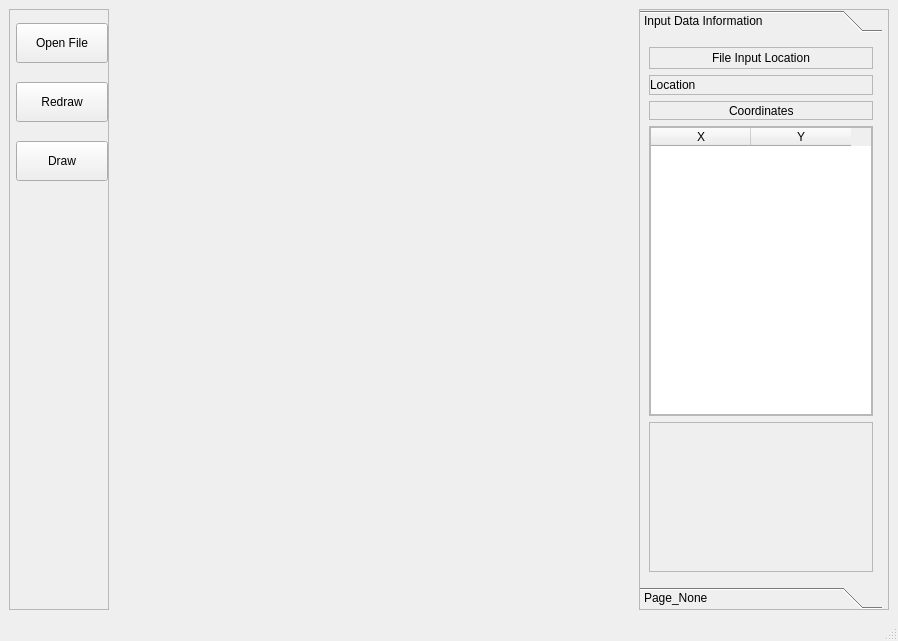
<?xml version="1.0" encoding="UTF-8"?>
<ui version="4.0">
 <class>MainWindow</class>
 <widget class="QMainWindow" name="MainWindow">
  <property name="geometry">
   <rect>
    <x>0</x>
    <y>0</y>
    <width>898</width>
    <height>641</height>
   </rect>
  </property>
  <property name="windowTitle">
   <string>MainWindow</string>
  </property>
  <widget class="QWidget" name="centralwidget">
   <layout class="QHBoxLayout" name="horizontalLayout">
    <item>
     <widget class="QFrame" name="frame">
      <property name="minimumSize">
       <size>
        <width>100</width>
        <height>0</height>
       </size>
      </property>
      <property name="maximumSize">
       <size>
        <width>100</width>
        <height>16777215</height>
       </size>
      </property>
      <property name="frameShape">
       <enum>QFrame::StyledPanel</enum>
      </property>
      <property name="frameShadow">
       <enum>QFrame::Raised</enum>
      </property>
      <layout class="QVBoxLayout" name="verticalLayout">
       <property name="leftMargin">
        <number>6</number>
       </property>
       <property name="topMargin">
        <number>0</number>
       </property>
       <property name="rightMargin">
        <number>0</number>
       </property>
       <property name="bottomMargin">
        <number>0</number>
       </property>
       <item>
        <spacer name="verticalSpacer_4">
         <property name="orientation">
          <enum>Qt::Vertical</enum>
         </property>
         <property name="sizeType">
          <enum>QSizePolicy::Fixed</enum>
         </property>
         <property name="sizeHint" stdset="0">
          <size>
           <width>20</width>
           <height>13</height>
          </size>
         </property>
        </spacer>
       </item>
       <item>
        <widget class="QPushButton" name="pushButton_OpenFile">
         <property name="minimumSize">
          <size>
           <width>40</width>
           <height>40</height>
          </size>
         </property>
         <property name="text">
          <string>Open File</string>
         </property>
        </widget>
       </item>
       <item>
        <spacer name="verticalSpacer_2">
         <property name="orientation">
          <enum>Qt::Vertical</enum>
         </property>
         <property name="sizeType">
          <enum>QSizePolicy::Fixed</enum>
         </property>
         <property name="sizeHint" stdset="0">
          <size>
           <width>20</width>
           <height>13</height>
          </size>
         </property>
        </spacer>
       </item>
       <item>
        <widget class="QPushButton" name="pushButton_Redraw">
         <property name="minimumSize">
          <size>
           <width>40</width>
           <height>40</height>
          </size>
         </property>
         <property name="text">
          <string>Redraw</string>
         </property>
        </widget>
       </item>
       <item>
        <spacer name="verticalSpacer">
         <property name="orientation">
          <enum>Qt::Vertical</enum>
         </property>
         <property name="sizeType">
          <enum>QSizePolicy::Fixed</enum>
         </property>
         <property name="sizeHint" stdset="0">
          <size>
           <width>20</width>
           <height>13</height>
          </size>
         </property>
        </spacer>
       </item>
       <item>
        <widget class="QPushButton" name="pushButton_Draw">
         <property name="minimumSize">
          <size>
           <width>40</width>
           <height>40</height>
          </size>
         </property>
         <property name="text">
          <string>Draw</string>
         </property>
        </widget>
       </item>
       <item>
        <spacer name="verticalSpacer_3">
         <property name="orientation">
          <enum>Qt::Vertical</enum>
         </property>
         <property name="sizeHint" stdset="0">
          <size>
           <width>20</width>
           <height>353</height>
          </size>
         </property>
        </spacer>
       </item>
      </layout>
     </widget>
    </item>
    <item>
     <widget class="MplWidget" name="MplWidget" native="true">
      <property name="sizePolicy">
       <sizepolicy hsizetype="Expanding" vsizetype="Expanding">
        <horstretch>0</horstretch>
        <verstretch>0</verstretch>
       </sizepolicy>
      </property>
     </widget>
    </item>
    <item>
     <widget class="QFrame" name="frame_3">
      <property name="minimumSize">
       <size>
        <width>250</width>
        <height>0</height>
       </size>
      </property>
      <property name="maximumSize">
       <size>
        <width>250</width>
        <height>16777215</height>
       </size>
      </property>
      <property name="frameShape">
       <enum>QFrame::StyledPanel</enum>
      </property>
      <property name="frameShadow">
       <enum>QFrame::Raised</enum>
      </property>
      <layout class="QVBoxLayout" name="verticalLayout_2">
       <property name="leftMargin">
        <number>0</number>
       </property>
       <property name="topMargin">
        <number>0</number>
       </property>
       <property name="rightMargin">
        <number>6</number>
       </property>
       <property name="bottomMargin">
        <number>0</number>
       </property>
       <item>
        <widget class="QToolBox" name="toolBox">
         <property name="currentIndex">
          <number>0</number>
         </property>
         <widget class="QWidget" name="Page_InputData">
          <property name="geometry">
           <rect>
            <x>0</x>
            <y>0</y>
            <width>242</width>
            <height>518</height>
           </rect>
          </property>
          <attribute name="label">
           <string>Input Data Information</string>
          </attribute>
          <layout class="QVBoxLayout" name="verticalLayout_3">
           <item>
            <widget class="QFrame" name="frame_2">
             <property name="maximumSize">
              <size>
               <width>16777215</width>
               <height>40</height>
              </size>
             </property>
             <property name="frameShape">
              <enum>QFrame::StyledPanel</enum>
             </property>
             <property name="frameShadow">
              <enum>QFrame::Raised</enum>
             </property>
             <layout class="QHBoxLayout" name="horizontalLayout_2">
              <property name="leftMargin">
               <number>0</number>
              </property>
              <property name="topMargin">
               <number>0</number>
              </property>
              <property name="rightMargin">
               <number>0</number>
              </property>
              <property name="bottomMargin">
               <number>0</number>
              </property>
              <item>
               <spacer name="horizontalSpacer">
                <property name="orientation">
                 <enum>Qt::Horizontal</enum>
                </property>
                <property name="sizeHint" stdset="0">
                 <size>
                  <width>56</width>
                  <height>20</height>
                 </size>
                </property>
               </spacer>
              </item>
              <item>
               <widget class="QLabel" name="nonlabel_FileInput">
                <property name="text">
                 <string>File Input Location</string>
                </property>
               </widget>
              </item>
              <item>
               <spacer name="horizontalSpacer_2">
                <property name="orientation">
                 <enum>Qt::Horizontal</enum>
                </property>
                <property name="sizeHint" stdset="0">
                 <size>
                  <width>56</width>
                  <height>20</height>
                 </size>
                </property>
               </spacer>
              </item>
             </layout>
            </widget>
           </item>
           <item>
            <widget class="QFrame" name="frame_4">
             <property name="minimumSize">
              <size>
               <width>0</width>
               <height>20</height>
              </size>
             </property>
             <property name="maximumSize">
              <size>
               <width>16777215</width>
               <height>30</height>
              </size>
             </property>
             <property name="frameShape">
              <enum>QFrame::StyledPanel</enum>
             </property>
             <property name="frameShadow">
              <enum>QFrame::Raised</enum>
             </property>
             <layout class="QVBoxLayout" name="verticalLayout_4">
              <property name="leftMargin">
               <number>0</number>
              </property>
              <property name="topMargin">
               <number>0</number>
              </property>
              <property name="rightMargin">
               <number>0</number>
              </property>
              <property name="bottomMargin">
               <number>0</number>
              </property>
              <item>
               <widget class="QLabel" name="Label_Location">
                <property name="text">
                 <string>Location</string>
                </property>
               </widget>
              </item>
             </layout>
            </widget>
           </item>
           <item>
            <widget class="QFrame" name="frame_5">
             <property name="maximumSize">
              <size>
               <width>16777215</width>
               <height>40</height>
              </size>
             </property>
             <property name="frameShape">
              <enum>QFrame::StyledPanel</enum>
             </property>
             <property name="frameShadow">
              <enum>QFrame::Raised</enum>
             </property>
             <layout class="QHBoxLayout" name="horizontalLayout_3">
              <property name="leftMargin">
               <number>0</number>
              </property>
              <property name="topMargin">
               <number>0</number>
              </property>
              <property name="rightMargin">
               <number>0</number>
              </property>
              <property name="bottomMargin">
               <number>0</number>
              </property>
              <item>
               <spacer name="horizontalSpacer_3">
                <property name="orientation">
                 <enum>Qt::Horizontal</enum>
                </property>
                <property name="sizeHint" stdset="0">
                 <size>
                  <width>64</width>
                  <height>17</height>
                 </size>
                </property>
               </spacer>
              </item>
              <item>
               <widget class="QLabel" name="label_2">
                <property name="text">
                 <string>Coordinates</string>
                </property>
               </widget>
              </item>
              <item>
               <spacer name="horizontalSpacer_4">
                <property name="orientation">
                 <enum>Qt::Horizontal</enum>
                </property>
                <property name="sizeHint" stdset="0">
                 <size>
                  <width>64</width>
                  <height>17</height>
                 </size>
                </property>
               </spacer>
              </item>
             </layout>
            </widget>
           </item>
           <item>
            <widget class="QFrame" name="frame_6">
             <property name="frameShape">
              <enum>QFrame::StyledPanel</enum>
             </property>
             <property name="frameShadow">
              <enum>QFrame::Raised</enum>
             </property>
             <layout class="QVBoxLayout" name="verticalLayout_5">
              <property name="leftMargin">
               <number>0</number>
              </property>
              <property name="topMargin">
               <number>0</number>
              </property>
              <property name="rightMargin">
               <number>0</number>
              </property>
              <property name="bottomMargin">
               <number>0</number>
              </property>
              <item>
               <widget class="QTableWidget" name="tableWidget_Coordinates">
                <property name="sizeAdjustPolicy">
                 <enum>QAbstractScrollArea::AdjustIgnored</enum>
                </property>
                <column>
                 <property name="text">
                  <string>X</string>
                 </property>
                </column>
                <column>
                 <property name="text">
                  <string>Y</string>
                 </property>
                </column>
               </widget>
              </item>
             </layout>
            </widget>
           </item>
           <item>
            <widget class="QFrame" name="frame_7">
             <property name="minimumSize">
              <size>
               <width>0</width>
               <height>150</height>
              </size>
             </property>
             <property name="maximumSize">
              <size>
               <width>16777215</width>
               <height>150</height>
              </size>
             </property>
             <property name="frameShape">
              <enum>QFrame::StyledPanel</enum>
             </property>
             <property name="frameShadow">
              <enum>QFrame::Raised</enum>
             </property>
            </widget>
           </item>
          </layout>
         </widget>
         <widget class="QWidget" name="Page_None">
          <property name="geometry">
           <rect>
            <x>0</x>
            <y>0</y>
            <width>248</width>
            <height>518</height>
           </rect>
          </property>
          <attribute name="label">
           <string>Page_None</string>
          </attribute>
         </widget>
        </widget>
       </item>
      </layout>
     </widget>
    </item>
   </layout>
  </widget>
  <widget class="QMenuBar" name="menubar">
   <property name="geometry">
    <rect>
     <x>0</x>
     <y>0</y>
     <width>898</width>
     <height>21</height>
    </rect>
   </property>
  </widget>
  <widget class="QStatusBar" name="statusbar"/>
 </widget>
 <customwidgets>
  <customwidget>
   <class>MplWidget</class>
   <extends>QWidget</extends>
   <header>mplwidget.h</header>
   <container>1</container>
  </customwidget>
 </customwidgets>
 <resources/>
 <connections/>
</ui>
